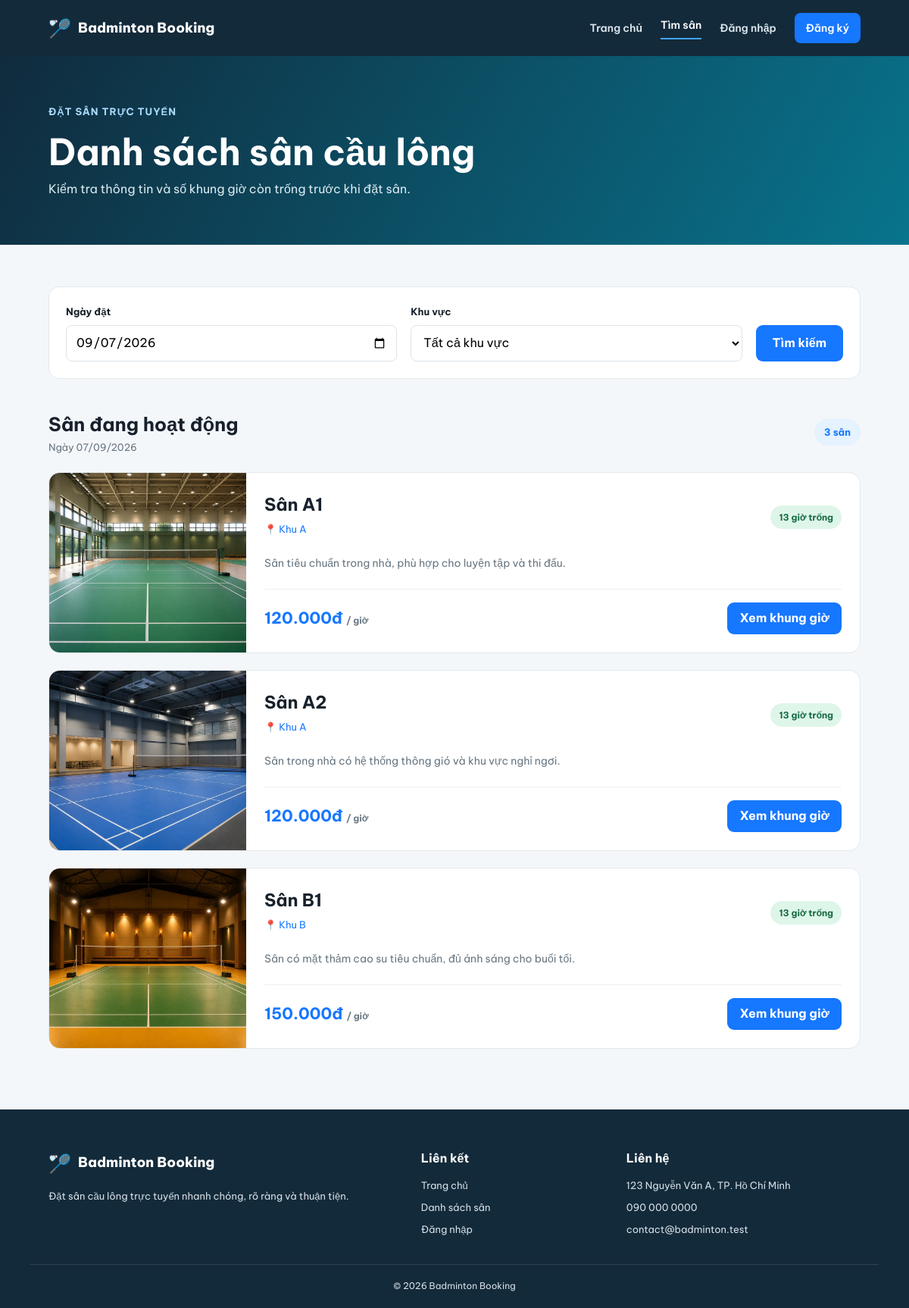
Page /courts/index.php on the committed database.
### tables this page shows
CREATE TABLE courts (
    court_id INT UNSIGNED AUTO_INCREMENT PRIMARY KEY,
    court_name VARCHAR(100) NOT NULL,
    location VARCHAR(150) NOT NULL,
    description TEXT NULL,
    price_per_hour DECIMAL(10, 2) UNSIGNED NOT NULL,
    image_path VARCHAR(255) NULL,
    status ENUM('active', 'maintenance', 'inactive') NOT NULL DEFAULT 'active',
    created_at TIMESTAMP NOT NULL DEFAULT CURRENT_TIMESTAMP,
    updated_at TIMESTAMP NOT NULL DEFAULT CURRENT_TIMESTAMP ON UPDATE CURRENT_TIMESTAMP
);

### includes/functions.php (called while the page is built, shortened)
<?php
function e(mixed $value): string
{
    return htmlspecialchars((string) $value, ENT_QUOTES, 'UTF-8');
}
function url(string $path = ''): string
{
    return BASE_URL . ltrim($path, '/');
}
function project_image_url(?string $path): ?string
{
    $normalized_path = ltrim(str_replace('\\', '/', trim((string) $path)), '/');
    $file_path = dirname(__DIR__)
        . DIRECTORY_SEPARATOR
        . str_replace('/', DIRECTORY_SEPARATOR, $normalized_path);
    return is_file($file_path) ? url($normalized_path) : null;
}

### courts/index.php (the view, shortened to what this page needs)
<?php
require_once __DIR__ . '/../config/database.php';
require_once __DIR__ . '/../includes/functions.php';
$selected_date = $_GET['date'] ?? date('Y-m-d');
$sql = "SELECT
            c.court_id,
            c.court_name,
            c.location,
            c.description,
            c.price_per_hour,
            c.image_path,
            COUNT(ts.slot_id) AS total_slots,
            COUNT(b.booking_id) AS booked_slots
        FROM courts c
        CROSS JOIN time_slots ts
        LEFT JOIN bookings b
            ON b.court_id = c.court_id
            AND b.slot_id = ts.slot_id
            AND b.booking_date = ?
            AND b.booking_status IN ('pending', 'confirmed')
        WHERE c.status = 'active'";
$params = [$selected_date];
$sql .= ' GROUP BY c.court_id ORDER BY c.court_name';
$court_stmt = $conn->prepare($sql);
$court_stmt->execute($params);
$courts = $court_stmt->fetchAll();
require_once __DIR__ . '/../includes/header.php';
?>
<section class="page-banner">
    <div class="container">
        <span class="eyebrow">Đặt sân trực tuyến</span>
        <h1>Danh sách sân cầu lông</h1>
        <p>Kiểm tra thông tin và số khung giờ còn trống trước khi đặt sân.</p>
    </div>
</section>
<section class="court-list-section">
    <div class="container">
        <form class="court-filter" method="get">
            <div class="form-group">
                <label for="date">Ngày đặt</label>
                <input id="date" name="date" type="date" min="<?= date('Y-m-d') ?>" value="<?= e($selected_date) ?>" required>
            </div>
            <div class="form-group">
                <label for="location">Khu vực</label>
                <select id="location" name="location">
                    <option value="">Tất cả khu vực</option>
                </select>
            </div>
            <button class="button button-primary" type="submit">Tìm kiếm</button>
        </form>
        <div class="result-heading">
            <div>
                <h2>Sân đang hoạt động</h2>
                <p>Ngày <?= e(date('d/m/Y', strtotime($selected_date))) ?></p>
            </div>
            <strong><?= count($courts) ?> sân</strong>
        </div>
        <?php if (!$courts): ?>
            <div class="empty-state">
                <span>🔎</span>
                <h2>Không tìm thấy sân</h2>
                <p>Hãy thử chọn khu vực hoặc ngày khác.</p>
            </div>
        <?php else: ?>
            <div class="court-list-grid">
                <?php foreach ($courts as $court): ?>
                    <?php
                    $available_slots = (int) $court['total_slots'] - (int) $court['booked_slots'];
                    $image_url = project_image_url($court['image_path'] ?? null);
                    ?>
                    <article class="list-court-card">
                        <div class="court-cover <?= $image_url === null ? 'court-cover-' . ((($court['court_id'] - 1) % 3) + 1) : '' ?>">
                            <?php if ($image_url !== null): ?>
                                <img src="<?= e($image_url) ?>" alt="<?= e($court['court_name']) ?>" loading="lazy">
                            <?php else: ?>
                                <span>🏸</span>
                            <?php endif; ?>
                        </div>
                        <div class="list-court-body">
                            <div class="court-name-row">
                                <div>
                                    <h2><?= e($court['court_name']) ?></h2>
                                    <p class="court-location">📍 <?= e($court['location']) ?></p>
                                </div>
                                <span class="availability <?= $available_slots === 0 ? 'full' : '' ?>">
                                    <?= $available_slots ?> giờ trống
                                </span>
                            </div>
                            <p class="court-description"><?= e($court['description']) ?></p>
                            <div class="list-court-footer">
                                <strong><?= number_format((float) $court['price_per_hour'], 0, ',', '.') ?>đ <small>/ giờ</small></strong>
                                <a class="button button-primary" href="<?= e(url('courts/detail.php?id=' . $court['court_id'] . '&date=' . $selected_date)) ?>">
                                    Xem khung giờ
                                </a>
                            </div>
                        </div>
                    </article>
                <?php endforeach; ?>
            </div>
        <?php endif; ?>
    </div>
</section>
<?php require_once __DIR__ . '/../includes/footer.php'; ?>

### assets/css/main.css (style rules this page uses)
:root { --navy: #132a3a; --blue: #1677ff; --blue-dark: #075dcc; --green: #16a085; --text: #17212b; --muted: #687681; --surface: #ffffff; --background: #f4f7fa; --border: #dce4ea; --shadow: 0 12px 35px rgba(24, 48, 67, 0.1); }
* { box-sizing: border-box; margin: 0; padding: 0; }
html { scroll-behavior: smooth; }
body { background: var(--background); color: var(--text); font-family: "Be Vietnam Pro", Arial, sans-serif; line-height: 1.6; }
a { color: inherit; text-decoration: none; }
button, input, select { font: inherit; }
.container { margin: 0 auto; max-width: 1120px; padding-left: 24px; padding-right: 24px; width: 100%; }
.eyebrow { color: #a9dbff; display: inline-block; font-size: 13px; font-weight: 700; letter-spacing: 1px; margin-bottom: 14px; text-transform: uppercase; }
.button { align-items: center; border: 0; border-radius: 9px; cursor: pointer; display: inline-flex; font-weight: 700; justify-content: center; min-height: 48px; padding: 0 22px; transition: background-color 0.2s, transform 0.2s; }
.button-primary { background: var(--blue); color: #fff; }
.form-group label { display: block; font-size: 13px; font-weight: 700; margin-bottom: 7px; }
.form-group input, .form-group select { background: #fff; border: 1px solid var(--border); border-radius: 8px; height: 48px; padding: 0 12px; width: 100%; }
.court-location { color: var(--blue); font-size: 13px; margin: 8px 0; }

### assets/css/courts.css (style rules this page uses)
.page-banner { background: linear-gradient(120deg, #102b3d, #08748d); color: #fff; padding: 60px 0; }
.page-banner h1 { font-size: clamp(32px, 5vw, 48px); line-height: 1.2; }
.page-banner p { color: #d9eaf1; margin-top: 8px; }
.court-list-section, .court-detail-section { min-height: 650px; padding: 55px 0 80px; }
.court-filter { align-items: end; background: #fff; border: 1px solid #e1e7eb; border-radius: 14px; display: grid; gap: 18px; grid-template-columns: 1fr 1fr auto; padding: 22px; }
.court-filter .button { height: 48px; }
.result-heading { align-items: center; display: flex; justify-content: space-between; margin: 40px 0 22px; }
.result-heading h2 { font-size: 25px; }
.result-heading p { color: var(--muted); font-size: 13px; }
.result-heading > strong { background: #e5f2ff; border-radius: 20px; color: var(--blue); font-size: 13px; padding: 7px 13px; }
.court-list-grid { display: grid; gap: 22px; }
.list-court-card { background: #fff; border: 1px solid #e2e8ec; border-radius: 15px; display: grid; grid-template-columns: 260px 1fr; overflow: hidden; }
.court-cover, .detail-cover { align-items: center; display: flex; justify-content: center; overflow: hidden; }
.court-cover img, .detail-cover img { height: 100%; object-fit: cover; width: 100%; }
.list-court-body { padding: 24px; }
.court-name-row, .list-court-footer { align-items: center; display: flex; justify-content: space-between; }
.court-name-row h2 { font-size: 23px; }
.court-location { color: var(--blue); font-size: 13px; margin-top: 4px; }
.availability { background: #def6e9; border-radius: 20px; color: #146a42; font-size: 12px; font-weight: 700; padding: 6px 11px; }
.court-description { color: var(--muted); font-size: 14px; margin: 15px 0 22px; }
.list-court-footer { border-top: 1px solid #edf0f2; padding-top: 17px; }
.list-court-footer strong, .detail-price { color: var(--blue); font-size: 21px; }
.list-court-footer small, .detail-price small { color: var(--muted); font-size: 12px; }
.list-court-footer .button { min-height: 42px; padding: 0 16px; }

### rows in the picture
courts: image_path (picture), court_name "Sân A1", location "Khu A", available_slots "13", description "Sân tiêu chuẩn trong nhà, phù hợp cho luyện tập và thi đấu.", price_per_hour "120.000"
courts: image_path (picture), court_name "Sân A2", location "Khu A", available_slots "13", description "Sân trong nhà có hệ thống thông gió và khu vực nghỉ ngơi.", price_per_hour "120.000"
courts: image_path (picture), court_name "Sân B1", location "Khu B", available_slots "13", description "Sân có mặt thảm cao su tiêu chuẩn, đủ ánh sáng cho buổi tối.", price_per_hour "150.000"

### other values in the picture
count($courts) "3"
